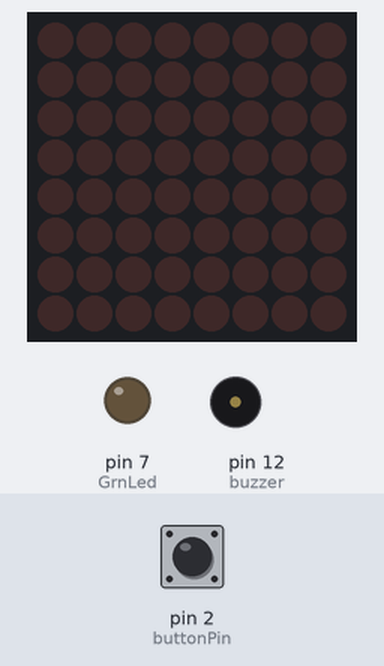
Simulated run of this sketch. Board: Arduino Uno, built with avr-gcc and run on an emulated ATmega328P. Parts: 8×8 LED matrix, output pins drawn as LEDs (lit = HIGH), buzzer (waves = sounding). The test bench sets the inputs (shaded band); at power-on: pin 2 (buttonPin) LOW. What the sketch prints to the serial monitor is not drawn.

Above: at 1.2 s.
1.3 s: pin 2 (buttonPin) pulled HIGH for 0.15 s
At 2.0 s:
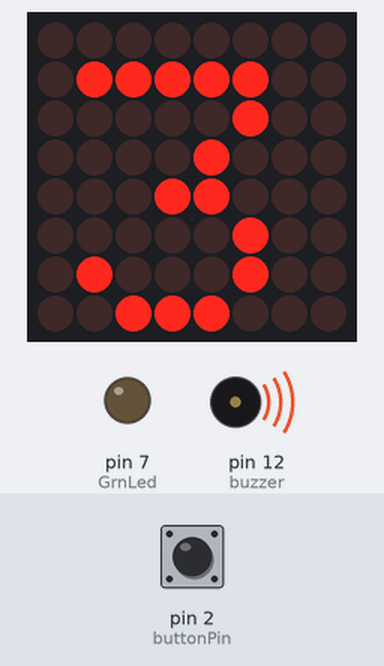
At 6.2 s:
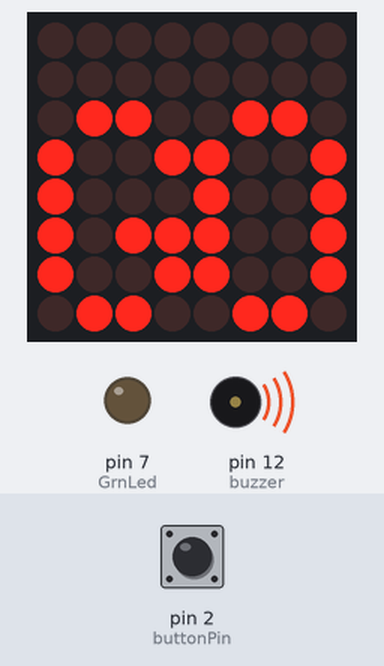
Timing chart, 0 to 8.5 s (numbered marks = the images above; inputs shaded):
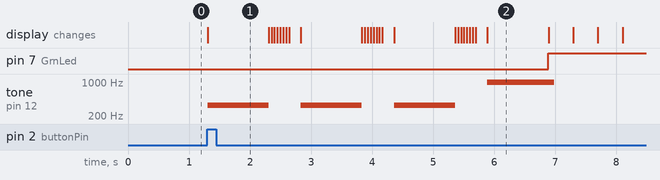

The sketch:

my_-_matrix8x8.ino
```cpp
#include <Wire.h>
#include "Adafruit_LEDBackpack.h"
#include "Adafruit_GFX.h"

const int buttonPin = 2;     // the number of the pushbutton pin
const int GrnLed =  7;// the number of the green LED pin

int buttonState = 0;         // variable for reading the pushbutton status
int buzzer = 12;       //buzzer pin is 12

Adafruit_8x8matrix matrix = Adafruit_8x8matrix();


const byte go[] PROGMEM = {
  B00000000,
  B00000000,
  B01100110,
  B10011001,
  B10001001,
  B10111001,
  B10011001,
  B01100110};


const byte dots[][65] PROGMEM = {
  {
  B00000000,
  B00000000,
  B00000000,
  B00000000,
  B00000000,
  B00000000,
  B00000000,
  B00000000},
  {
  B10000000,
  B00000000,
  B00000000,
  B00000000,
  B00000000,
  B00000000,
  B00000000,
  B00000000},
  {
  B11000000,
  B00000000,
  B00000000,
  B00000000,
  B00000000,
  B00000000,
  B00000000,
  B00000000},
  {
  B11100000,
  B00000000,
  B00000000,
  B00000000,
  B00000000,
  B00000000,
  B00000000,
  B00000000},
  {
  B11110000,
  B00000000,
  B00000000,
  B00000000,
  B00000000,
  B00000000,
  B00000000,
  B00000000},
  {
  B11111000,
  B00000000,
  B00000000,
  B00000000,
  B00000000,
  B00000000,
  B00000000,
  B00000000},
  {
  B11111100,
  B00000000,
  B00000000,
  B00000000,
  B00000000,
  B00000000,
  B00000000,
  B00000000},
  {
  B11111110,
  B00000000,
  B00000000,
  B00000000,
  B00000000,
  B00000000,
  B00000000,
  B00000000},
  {
  B11111111,
  B00000000,
  B00000000,
  B00000000,
  B00000000,
  B00000000,
  B00000000,
  B00000000},
  {
  B11111111,
  B10000000,
  B00000000,
  B00000000,
  B00000000,
  B00000000,
  B00000000,
  B00000000},
  {
  B11111111,
  B11000000,
  B00000000,
  B00000000,
  B00000000,
  B00000000,
  B00000000,
  B00000000},
  {
  B11111111,
  B11100000,
  B00000000,
  B00000000,
  B00000000,
  B00000000,
  B00000000,
  B00000000},
  {
  B11111111,
  B11110000,
  B00000000,
  B00000000,
  B00000000,
  B00000000,
  B00000000,
  B00000000},
  {
  B11111111,
  B11111000,
  B00000000,
  B00000000,
  B00000000,
  B00000000,
  B00000000,
  B00000000},
  {
  B11111111,
  B11111100,
  B00000000,
  B00000000,
  B00000000,
  B00000000,
  B00000000,
  B00000000},
  {
  B11111111,
  B11111110,
  B00000000,
  B00000000,
  B00000000,
  B00000000,
  B00000000,
  B00000000},
  {
  B11111111,
  B11111111,
  B00000000,
  B00000000,
  B00000000,
  B00000000,
  B00000000,
  B00000000},
  {
  B11111111,
  B11111111,
  B10000000,
  B00000000,
  B00000000,
  B00000000,
  B00000000,
  B00000000},
  {
  B11111111,
  B11111111,
  B11000000,
  B00000000,
  B00000000,
  B00000000,
  B00000000,
  B00000000},
  {
  B11111111,
  B11111111,
  B11100000,
  B00000000,
  B00000000,
  B00000000,
  B00000000,
  B00000000},
  {
  B11111111,
  B11111111,
  B11110000,
  B00000000,
  B00000000,
  B00000000,
  B00000000,
  B00000000},
  {
  B11111111,
  B11111111,
  B11111000,
  B00000000,
  B00000000,
  B00000000,
  B00000000,
  B00000000},
  {
  B11111111,
  B11111111,
  B11111100,
  B00000000,
  B00000000,
  B00000000,
  B00000000,
  B00000000},
  {
  B11111111,
  B11111111,
  B11111110,
  B00000000,
  B00000000,
  B00000000,
  B00000000,
  B00000000},
  {
  B11111111,
  B11111111,
  B11111111,
  B00000000,
  B00000000,
  B00000000,
  B00000000,
  B00000000},
  {
  B11111111,
  B11111111,
  B11111111,
  B10000000,
  B00000000,
  B00000000,
  B00000000,
  B00000000},
  {
  B11111111,
  B11111111,
  B11111111,
  B11000000,
  B00000000,
  B00000000,
  B00000000,
  B00000000},
  {
  B11111111,
  B11111111,
  B11111111,
  B11100000,
  B00000000,
  B00000000,
  B00000000,
  B00000000},
  {
  B11111111,
  B11111111,
  B11111111,
  B11110000,
  B00000000,
  B00000000,
  B00000000,
  B00000000},
  {
  B11111111,
  B11111111,
  B11111111,
  B11111000,
  B00000000,
  B00000000,
  B00000000,
  B00000000},
  {
  B11111111,
  B11111111,
  B11111111,
  B11111100,
  B00000000,
  B00000000,
  B00000000,
  B00000000},
  {
  B11111111,
  B11111111,
  B11111111,
  B11111110,
  B00000000,
  B00000000,
  B00000000,
  B00000000},
  {
  B11111111,
  B11111111,
  B11111111,
  B11111111,
  B00000000,
  B00000000,
  B00000000,
  B00000000},
  {
  B11111111,
  B11111111,
  B11111111,
  B11111111,
  B10000000,
  B00000000,
  B00000000,
  B00000000},
  {
  B11111111,
  B11111111,
  B11111111,
  B11111111,
  B11000000,
  B00000000,
  B00000000,
  B00000000},
  {
  B11111111,
  B11111111,
  B11111111,
  B11111111,
  B11100000,
  B00000000,
  B00000000,
  B00000000},
  {
  B11111111,
  B11111111,
  B11111111,
  B11111111,
  B11110000,
  B00000000,
  B00000000,
  B00000000},
  {
  B11111111,
  B11111111,
  B11111111,
  B11111111,
  B11111000,
  B00000000,
  B00000000,
  B00000000},
  {
  B11111111,
  B11111111,
  B11111111,
  B11111111,
  B11111100,
  B00000000,
  B00000000,
  B00000000},
  {
  B11111111,
  B11111111,
  B11111111,
  B11111111,
  B11111110,
  B00000000,
  B00000000,
  B00000000},
  {
  B11111111,
  B11111111,
  B11111111,
  B11111111,
  B11111111,
  B00000000,
  B00000000,
  B00000000},
  {
  B11111111,
  B11111111,
  B11111111,
  B11111111,
  B11111111,
  B10000000,
  B00000000,
  B00000000},
  {
  B11111111,
  B11111111,
  B11111111,
  B11111111,
  B11111111,
  B11000000,
  B00000000,
  B00000000},
  {
  B11111111,
  B11111111,
  B11111111,
  B11111111,
  B11111111,
  B11100000,
  B00000000,
  B00000000},
  {
  B11111111,
  B11111111,
  B11111111,
  B11111111,
  B11111111,
  B11110000,
  B00000000,
  B00000000},
  {
  B11111111,
  B11111111,
  B11111111,
  B11111111,
  B11111111,
  B11111000,
  B00000000,
  B00000000},
  {
  B11111111,
  B11111111,
  B11111111,
  B11111111,
  B11111111,
  B11111100,
  B00000000,
  B00000000},
  {
  B11111111,
  B11111111,
  B11111111,
  B11111111,
  B11111111,
  B11111110,
  B00000000,
  B00000000},
  {
  B11111111,
  B11111111,
  B11111111,
  B11111111,
  B11111111,
  B11111111,
  B00000000,
  B00000000},
  {
  B11111111,
  B11111111,
  B11111111,
  B11111111,
  B11111111,
  B11111111,
  B10000000,
  B00000000},
  {
  B11111111,
  B11111111,
  B11111111,
  B11111111,
  B11111111,
  B11111111,
  B11000000,
  B00000000},
  {
  B11111111,
  B11111111,
  B11111111,
  B11111111,
  B11111111,
  B11111111,
  B11100000,
  B00000000},
  {
  B11111111,
  B11111111,
  B11111111,
  B11111111,
  B11111111,
  B11111111,
  B11110000,
  B00000000},
  {
  B11111111,
  B11111111,
  B11111111,
  B11111111,
  B11111111,
  B11111111,
  B11111000,
  B00000000},
  {
  B11111111,
  B11111111,
  B11111111,
  B11111111,
  B11111111,
  B11111111,
  B11111100,
  B00000000},
  {
  B11111111,
  B11111111,
  B11111111,
  B11111111,
  B11111111,
  B11111111,
  B11111110,
  B00000000},
  {
  B11111111,
  B11111111,
  B11111111,
  B11111111,
  B11111111,
  B11111111,
  B11111111,
  B00000000},
  {
  B11111111,
  B11111111,
  B11111111,
  B11111111,
  B11111111,
  B11111111,
  B11111111,
  B10000000},
  {
  B11111111,
  B11111111,
  B11111111,
  B11111111,
  B11111111,
  B11111111,
  B11111111,
  B11000000},
  {
  B11111111,
  B11111111,
  B11111111,
  B11111111,
  B11111111,
  B11111111,
  B11111111,
  B11100000},
  {
  B11111111,
  B11111111,
  B11111111,
  B11111111,
  B11111111,
  B11111111,
  B11111111,
  B11110000},
  {
  B11111111,
  B11111111,
  B11111111,
  B11111111,
  B11111111,
  B11111111,
  B11111111,
  B11111000},
  {
  B11111111,
  B11111111,
  B11111111,
  B11111111,
  B11111111,
  B11111111,
  B11111111,
  B11111100},
  {
  B11111111,
  B11111111,
  B11111111,
  B11111111,
  B11111111,
  B11111111,
  B11111111,
  B11111110},
  {
  B11111111,
  B11111111,
  B11111111,
  B11111111,
  B11111111,
  B11111111,
  B11111111,
  B11111111
}
};


void setup() {
  Serial.begin(9600);
  Serial.println("8x8 LED Matrix Test");
  matrix.begin(0x70);  // pass in the address


   // initialize the LED pin as an output:
  pinMode(GrnLed, OUTPUT);
   // initialize the pushbutton pin as an input:
  pinMode(buttonPin, INPUT);

}

void loop() {
  matrix.clear();
   // read the state of the pushbutton value:
  buttonState = digitalRead(buttonPin);


  // check if the pushbutton is pressed.
  // if it is, the buttonState is HIGH:
  if (buttonState == HIGH) {
    CountDown();
    RunTimer();
    GameOver();
  }
}


void CountDown(){

  //countdown 3 2 1
  matrix.setBrightness(0);
  for(int8_t x = 3; x != 0; x--){
  matrix.setRotation(0);
  matrix.clear();
  matrix.setCursor(1,1);
  matrix.print(x);
  matrix.writeDisplay();
  tone(buzzer,329,1000);
  delay(1000);

  for (int8_t y=0; y>=-10; y--) {
    matrix.clear();
    matrix.setCursor(1,y);
    matrix.print(x);
    matrix.writeDisplay();
    delay(45);
  }
  }

  matrix.clear();
  matrix.drawBitmap(0, 0, go, 8, 8, LED_ON);
  matrix.writeDisplay();
  tone(buzzer,987,1100);
  delay(1000);

  // turn LED on:
    digitalWrite(GrnLed, HIGH);
}

void RunTimer(){

  for(int counter = 64; counter >= 0; counter--){
  matrix.clear();
  matrix.drawBitmap(0, 0, dots[counter], 8, 8, LED_ON);
  matrix.writeDisplay();

  if(counter <= 9 && counter > 0){
    matrix.setBrightness(8);
    tone(buzzer, 987, 250);
  }

  if(counter == 0){
    tone(buzzer, 200, 300);
  }

  delay(400);


  }


  matrix.setRotation(0);
}

void GameOver(){

  // turn LED off:
  digitalWrite(GrnLed, LOW);
  //display "Game over"
  matrix.setBrightness(0); //set brightness back to darkest
  matrix.setTextSize(1);
  matrix.setTextWrap(false);  // we dont want text to wrap so it scrolls nicely
  matrix.setTextColor(LED_ON);

  for (int8_t x=0; x>=-54; x--) {
    matrix.clear();
    matrix.setCursor(x,0);
    matrix.print("Game Over");
    matrix.writeDisplay();
    delay(100);
    matrix.clear();
  }
}
```

Measured:
- after the input at 1.3 s, pin 7 (GrnLed): LOW → HIGH after 5.6 s; tone on pin 12 (buzzer): plays 329 Hz for 1.0 s, 329 Hz for 1.0 s, 329 Hz for 1.0 s, 987 Hz for 1.1 s, starting at once; the display: changes at once (image 1)
